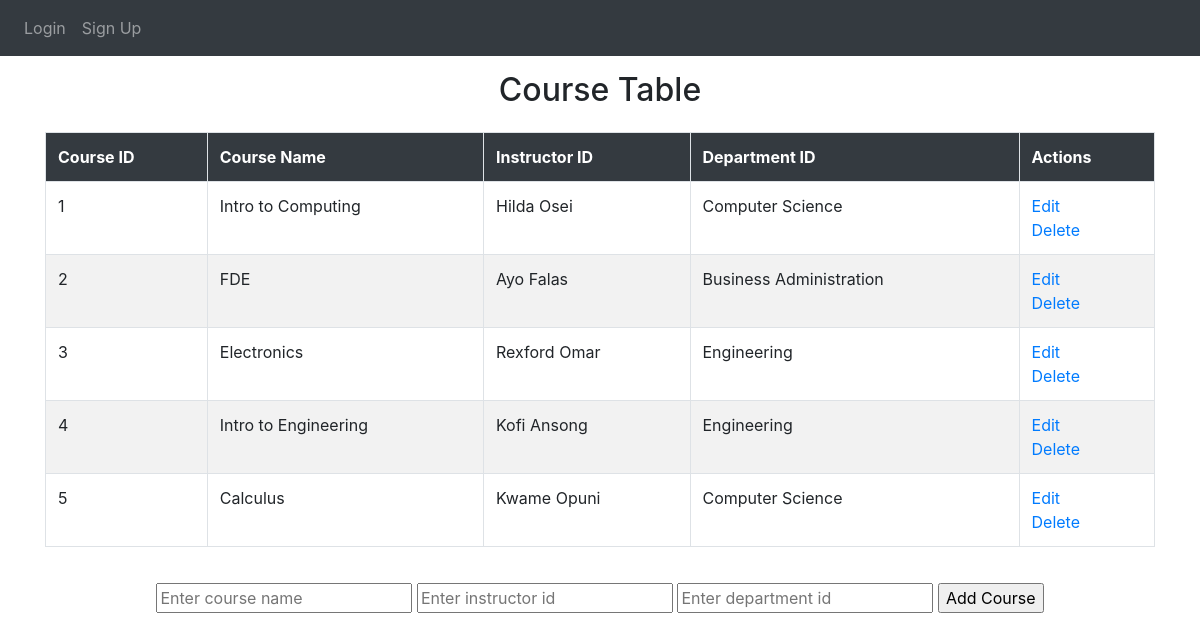
Screenshot of /courses with the database file from the repository.
### website/models.py (models this page shows, shortened)
class Courses(db.Model):
    id = db.Column(db.Integer, primary_key=True)
    name = db.Column(db.String(150))
    instructors_id = db.Column(db.Integer, db.ForeignKey('instructors.id'))
    departments_id = db.Column(db.Integer, db.ForeignKey('departments.id'))

class Instructors(db.Model):
    id = db.Column(db.Integer, primary_key=True)
    fullname = db.Column(db.String(150))
    email = db.Column(db.String(150), unique=True)
    dept_id = db.Column(db.Integer, db.ForeignKey('departments.id'))

class Departments(db.Model):
    id = db.Column(db.Integer, primary_key=True)
    name = db.Column(db.String(150))
    instructors_id = db.Column(db.Integer)
    dept_hed = db.relationship('Instructors', backref='instructor', uselist=False)

### website/auth.py (the view)
@auth.route('/courses', methods=['GET', 'POST'])
def course():
    if request.method == 'POST':
        course_name = request.form['name']
        course_instructor = request.form['instructors_id']
        course_dept = request.form['departments_id']
        new_course = Courses(name=course_name, instructors_id=course_instructor, departments_id=course_dept)
        try:
            db.session.add(new_course)
            db.session.commit()
            flash("New course added successfully", category='success')
            return redirect('/courses')
        except:
            flash("Failed to add new course", category='error')
    else:
        courses = Courses.query.all()
        instructor = Instructors.query.all()
        department = Departments.query.all()
        return render_template("courses.html", user=current_user, courses=courses, instructor=instructor, department=department)

### website/templates/courses.html (shortened to what this page needs)
{% extends "base.html" %}
{% block content %}
<h2 align='center'>Course Table</h2>
<table class="table table-striped table-bordered table-hover">
    <tr class="bg-dark text-white">
        <th>Course ID</th>
        <th>Course Name</th>
        <th>Instructor ID</th>
        <th>Department ID</th>
        <th>Actions</th>
    </tr>
    {% for c in courses %}
        <tr>
            <td>{{ c.id }}</td>
            <td>{{ c.name }}</td>
            {% for i in instructor %} {% if c.instructors_id == i.id %}
            <td>{{ i.fullname }}</td>{% endif %}{% endfor %}
            {% for d in department %} {% if c.departments_id == d.id %}
            <td>{{ d.name }}</td>{% endif %}{% endfor %}
            <td>
                <a href="/courses/update/{{c.id}}">Edit</a>
                <br>
                <a href="/courses/delete/{{c.id}}">Delete</a>
            </td>
        </tr>
    {% endfor %}
</table>
<div class="form" align='center'>
    <form action="/courses" method="POST">
        <input type="text" name="name" id="name" required placeholder="Enter course name">
        <input type="text" name="instructors_id" id="instructors_id" placeholder="Enter instructor id" required>
        <input type="text" name="departments_id" id="departments_id" placeholder="Enter department id" required>
        <input type="submit" value="Add Course">
    </form>
</div>
{% endblock %}

### website/templates/base.html (style rules this page uses)
h2 { padding-top: 15px; padding-bottom: 15px; }
.form { padding-top: 20px; padding-bottom: 20px; }

### rows the page displays
Courses: id "1", name "Intro to Computing"
Instructors: fullname "Hilda Osei"
Departments: name "Computer Science"
Courses: id "2", name "FDE"
Instructors: fullname "Ayo Falas"
Departments: name "Business Administration"
Courses: id "3", name "Electronics"
Instructors: fullname "Rexford Omar"
Departments: name "Engineering"
Courses: id "4", name "Intro to Engineering"
Instructors: fullname "Kofi Ansong"
Courses: id "5", name "Calculus"
Instructors: fullname "Kwame Opuni"
